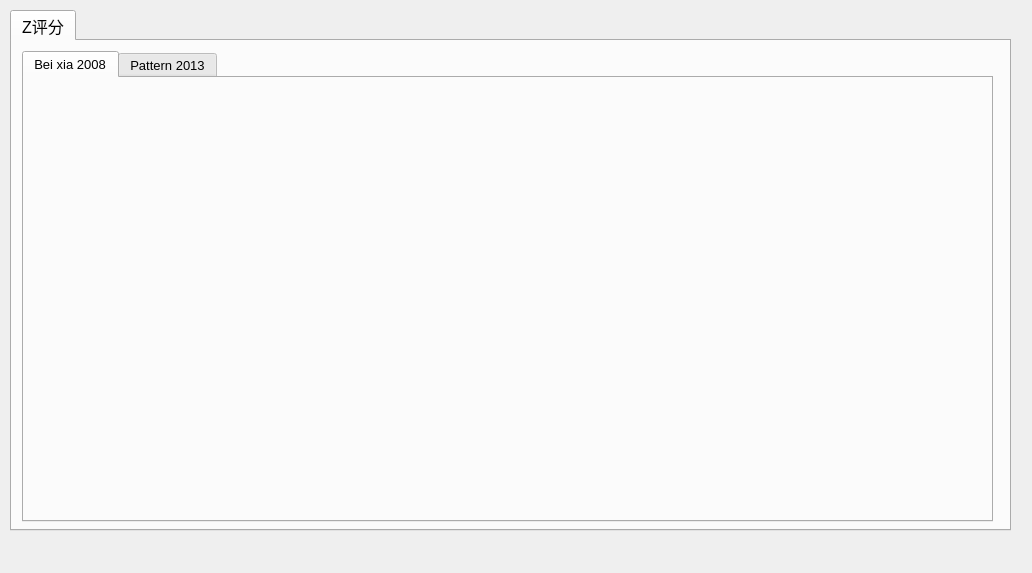
<?xml version="1.0" encoding="UTF-8"?>
<ui version="4.0">
 <class>Form</class>
 <widget class="QWidget" name="Form">
  <property name="geometry">
   <rect>
    <x>0</x>
    <y>0</y>
    <width>1032</width>
    <height>573</height>
   </rect>
  </property>
  <property name="windowTitle">
   <string>Form</string>
  </property>
  <widget class="QTabWidget" name="tabWidget">
   <property name="geometry">
    <rect>
     <x>10</x>
     <y>10</y>
     <width>1001</width>
     <height>521</height>
    </rect>
   </property>
   <property name="font">
    <font>
     <pointsize>12</pointsize>
    </font>
   </property>
   <property name="currentIndex">
    <number>0</number>
   </property>
   <widget class="QWidget" name="tab_card">
    <property name="font">
     <font>
      <pointsize>12</pointsize>
     </font>
    </property>
    <attribute name="title">
     <string>Z评分</string>
    </attribute>
    <widget class="QTabWidget" name="tabWidget_2">
     <property name="geometry">
      <rect>
       <x>10</x>
       <y>10</y>
       <width>971</width>
       <height>471</height>
      </rect>
     </property>
     <property name="font">
      <font>
       <pointsize>10</pointsize>
      </font>
     </property>
     <property name="currentIndex">
      <number>0</number>
     </property>
     <widget class="QWidget" name="tab_2008">
      <attribute name="title">
       <string>Bei xia 2008</string>
      </attribute>
     </widget>
     <widget class="QWidget" name="tab_2013">
      <attribute name="title">
       <string>Pattern 2013</string>
      </attribute>
     </widget>
    </widget>
   </widget>
  </widget>
 </widget>
 <resources/>
 <connections/>
</ui>
